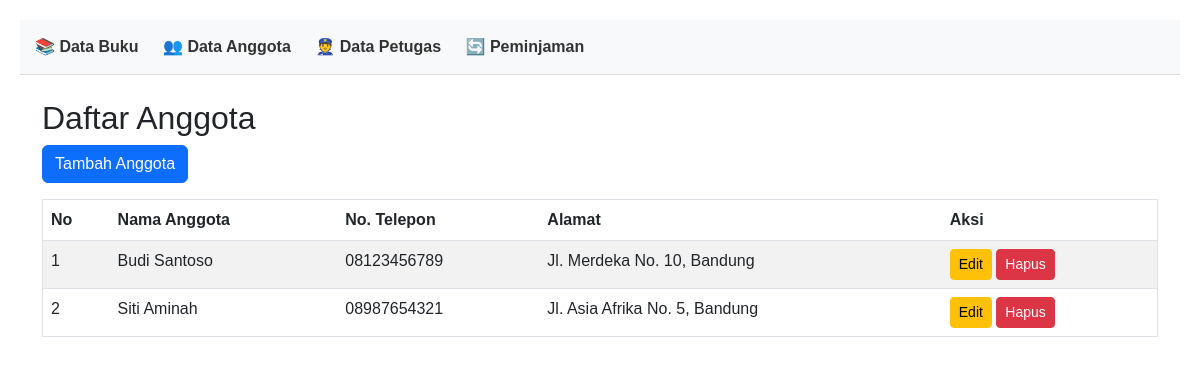
Screenshot of /index.php?entity=anggota with the database file from the repository.
### tables this page shows
CREATE TABLE `anggota` (
  `id` int(11) NOT NULL,
  `nama_anggota` varchar(100) NOT NULL,
  `nomor_telepon` varchar(15) NOT NULL,
  `alamat` text NOT NULL
);

### models/Anggota.php (called while the page is built, shortened)
<?php
require_once 'config/Database.php';
class Anggota
{
    private $conn;
    private $table = 'anggota';
    public function __construct()
    {
        $database = new Database();
        $this->conn = $database->getConnection();
    }
    public function getAll()
    {
        $query = "SELECT * FROM " . $this->table;
        $stmt = $this->conn->prepare($query);
        $stmt->execute();
        return $stmt->fetchAll(PDO::FETCH_ASSOC);
    }
}

### config/Database.php (called while the page is built, shortened)
<?php
class Database
{
    private $host = "localhost";
    private $database = "perpustakaan";
    private $username = "root";
    private $password = "";
    public function getConnection()
    {
        $this->conn = null;
        try {
            $this->conn = new PDO("mysql:host=" . $this->host . ";dbname=" . $this->database, $this->username, $this->password);
            $this->conn->setAttribute(PDO::ATTR_ERRMODE, PDO::ERRMODE_EXCEPTION);
        } catch (PDOException $exception) {
            echo "Connection error: " . $exception->getMessage();
        }
        return $this->conn;
    }
}

### viewmodels/AnggotaViewModel.php (called while the page is built, shortened)
<?php
require_once 'models/Anggota.php';
class AnggotaViewModel
{
    private $anggotaModel;
    public function __construct()
    {
        $this->anggotaModel = new Anggota();
    }
    public function getAnggotaList()
    {
        return $this->anggotaModel->getAll();
    }
}

### views/anggota_list.php (the view)
<?php
require_once 'views/template/header.php';
?>
<div class="container">
    <h2 class="mt-4">Daftar Anggota</h2>
    <a href="index.php?entity=anggota&action=add" class="btn btn-primary mb-3">Tambah Anggota</a>
    <table class="w-full border table table-striped">
        <thead>
            <tr>
                <th>No</th>
                <th>Nama Anggota</th>
                <th>No. Telepon</th>
                <th>Alamat</th>
                <th>Aksi</th>
            </tr>
        </thead>
        <tbody>
            <?php $no = 1; foreach ($anggotaList as $anggota): ?>
                <tr>
                    <td><?php echo $no++; ?></td>
                    <td><?php echo htmlspecialchars($anggota['nama_anggota']); ?></td>
                    <td><?php echo htmlspecialchars($anggota['nomor_telepon']); ?></td>
                    <td><?php echo htmlspecialchars($anggota['alamat']); ?></td>
                    <td>
                        <a href="index.php?entity=anggota&action=edit&id=<?php echo $anggota['id']; ?>" class="btn btn-warning btn-sm">Edit</a>
                        <a href="index.php?entity=anggota&action=delete&id=<?php echo $anggota['id']; ?>" class="btn btn-danger btn-sm" onclick="return confirm('Yakin ingin menghapus anggota ini?');">Hapus</a>
                    </td>
                </tr>
            <?php endforeach; ?>
        </tbody>
    </table>
</div>
<?php
require_once 'views/template/footer.php';
?>

### views/template/header.php (style rules this page uses)
body { padding: 20px; font-family: sans-serif; }

### rows the page displays
anggota: nama_anggota "Budi Santoso", nomor_telepon "08123456789", alamat "Jl. Merdeka No. 10, Bandung"
anggota: nama_anggota "Siti Aminah", nomor_telepon "08987654321", alamat "Jl. Asia Afrika No. 5, Bandung"
